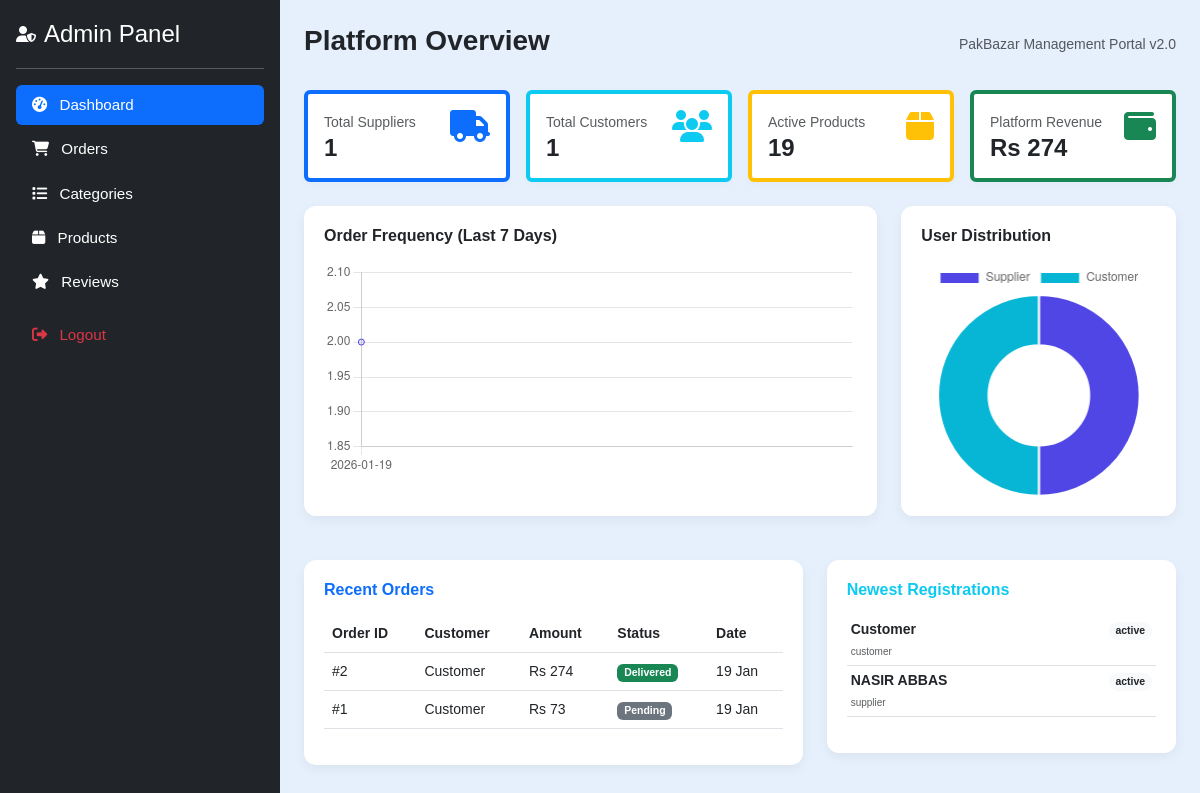
/admin/admin_home.php (signed in), run on the app's committed database.
### tables this page shows
CREATE TABLE `orders` (
  `id` int(11) NOT NULL,
  `customer_id` int(11) NOT NULL,
  `total_amount` decimal(10,2) NOT NULL,
  `order_status` enum('pending','confirmed','shipped','delivered','cancelled') DEFAULT 'pending',
  `payment_method` enum('COD') DEFAULT 'COD',
  `created_at` timestamp NOT NULL DEFAULT current_timestamp()
);

CREATE TABLE `users` (
  `id` int(11) NOT NULL,
  `name` varchar(100) NOT NULL,
  `email` varchar(100) NOT NULL,
  `password` varchar(255) NOT NULL,
  `phone` varchar(20) DEFAULT NULL,
  `address` text DEFAULT NULL,
  `city` varchar(100) DEFAULT NULL,
  `status` enum('active','inactive','banned') DEFAULT 'active',
  `role` enum('supplier','customer') NOT NULL,
  `created_at` timestamp NOT NULL DEFAULT current_timestamp()
);

### admin/admin_home.php (the view, shortened to what this page needs)
<?php
include('config.php');
$stats = [
    'suppliers' => mysqli_fetch_assoc(mysqli_query($conn, "SELECT COUNT(*) as count FROM users WHERE role='supplier'"))['count'],
    'customers' => mysqli_fetch_assoc(mysqli_query($conn, "SELECT COUNT(*) as count FROM users WHERE role='customer'"))['count'],
    'products'  => mysqli_fetch_assoc(mysqli_query($conn, "SELECT COUNT(*) as count FROM products"))['count'],
    'revenue'   => mysqli_fetch_assoc(mysqli_query($conn, "SELECT SUM(total_amount) as total FROM orders WHERE order_status='delivered'"))['total'] ?? 0
];
$orderTrend = mysqli_query($conn, "SELECT DATE(created_at) as date, COUNT(*) as total FROM orders GROUP BY DATE(created_at) ORDER BY date DESC LIMIT 7");
$chart1_labels = []; $chart1_data = [];
while($row = mysqli_fetch_assoc($orderTrend)) {
    $chart1_labels[] = $row['date'];
    $chart1_data[] = $row['total'];
}
$chart1_labels = array_reverse($chart1_labels);
$chart1_data = array_reverse($chart1_data);
$roleDist = mysqli_query($conn, "SELECT role, COUNT(*) as total FROM users GROUP BY role");
$chart2_labels = []; $chart2_data = [];
while($row = mysqli_fetch_assoc($roleDist)) {
    $chart2_labels[] = ucfirst($row['role']);
    $chart2_data[] = $row['total'];
}
$recentOrders = mysqli_query($conn, "
    SELECT o.*, u.name as customer_name
    FROM orders o
    JOIN users u ON o.customer_id = u.id
    ORDER BY o.created_at DESC LIMIT 10
");
$newUsers = mysqli_query($conn, "SELECT * FROM users ORDER BY created_at DESC LIMIT 10");
?>
<!DOCTYPE html>
<html lang="en">
<head>
    <link href="https://cdn.jsdelivr.net/npm/bootstrap@5.3.0/dist/css/bootstrap.min.css" rel="stylesheet" />
    <link href="https://cdnjs.cloudflare.com/ajax/libs/font-awesome/6.6.0/css/all.min.css" rel="stylesheet">
</head>
<body>
<?php include('admin_sidebar.php'); ?>
<div class="sidebar-offset p-4">
    <div class="d-flex justify-content-between align-items-center mb-4">
        <h3 class="fw-bold text-dark">Platform Overview</h3>
        <div class="text-muted small">PakBazar Management Portal v2.0</div>
    </div>
    <div class="row g-3 mb-4">
        <div class="col-md-3">
            <div class="card stat-card bg-white border-start border-primary border-4 p-3">
                <div class="d-flex justify-content-between">
                    <div><small class="text-muted">Total Suppliers</small><h4 class="fw-bold mb-0"><?= $stats['suppliers'] ?></h4></div>
                    <div class="text-primary"><i class="fas fa-truck fa-2x"></i></div>
                </div>
            </div>
        </div>
        <div class="col-md-3">
            <div class="card stat-card bg-white border-start border-info border-4 p-3">
                <div class="d-flex justify-content-between">
                    <div><small class="text-muted">Total Customers</small><h4 class="fw-bold mb-0"><?= $stats['customers'] ?></h4></div>
                    <div class="text-info"><i class="fas fa-users fa-2x"></i></div>
                </div>
            </div>
        </div>
        <div class="col-md-3">
            <div class="card stat-card bg-white border-start border-warning border-4 p-3">
                <div class="d-flex justify-content-between">
                    <div><small class="text-muted">Active Products</small><h4 class="fw-bold mb-0"><?= $stats['products'] ?></h4></div>
                    <div class="text-warning"><i class="fas fa-box fa-2x"></i></div>
                </div>
            </div>
        </div>
        <div class="col-md-3">
            <div class="card stat-card bg-white border-start border-success border-4 p-3">
                <div class="d-flex justify-content-between">
                    <div><small class="text-muted">Platform Revenue</small><h4 class="fw-bold mb-0">Rs <?= number_format($stats['revenue'], 0) ?></h4></div>
                    <div class="text-success"><i class="fas fa-wallet fa-2x"></i></div>
                </div>
            </div>
        </div>
    </div>
    <div class="row g-4 mb-4">
        <div class="col-lg-8">
            <div class="chart-card">
                <h6 class="fw-bold mb-3">Order Frequency (Last 7 Days)</h6>
                <canvas id="orderTrendChart" height="120"></canvas>
            </div>
        </div>
        <div class="col-lg-4">
            <div class="chart-card">
                <h6 class="fw-bold mb-3">User Distribution</h6>
                <canvas id="userPieChart"></canvas>
            </div>
        </div>
    </div>
    <div class="row">
        <div class="col-lg-7">
            <div class="table-card">
                <h6 class="fw-bold mb-3 text-primary">Recent Orders</h6>
                <div class="table-responsive">
                    <table class="table table-hover small">
                        <thead>
                            <tr>
                                <th>Order ID</th>
                                <th>Customer</th>
                                <th>Amount</th>
                                <th>Status</th>
                                <th>Date</th>
                            </tr>
                        </thead>
                        <tbody>
                            <?php while($order = mysqli_fetch_assoc($recentOrders)): ?>
                            <tr>
                                <td>#<?= $order['id'] ?></td>
                                <td><?= htmlspecialchars($order['customer_name']) ?></td>
                                <td>Rs <?= number_format($order['total_amount']) ?></td>
                                <td>
                                    <span class="badge bg-<?= $order['order_status']=='delivered'?'success':'secondary' ?>">
                                        <?= ucfirst($order['order_status']) ?>
                                    </span>
                                </td>
                                <td><?= date('d M', strtotime($order['created_at'])) ?></td>
                            </tr>
                            <?php endwhile; ?>
                        </tbody>
                    </table>
                </div>
            </div>
        </div>
        <div class="col-lg-5">
            <div class="table-card">
                <h6 class="fw-bold mb-3 text-info">Newest Registrations</h6>
                <div class="table-responsive">
                    <table class="table table-sm small">
                        <tbody>
                            <?php while($user = mysqli_fetch_assoc($newUsers)): ?>
                            <tr>
                                <td>
                                    <strong><?= htmlspecialchars($user['name']) ?></strong><br>
                                    <span class="text-muted" style="font-size: 10px;"><?= $user['role'] ?></span>
                                </td>
                                <td class="text-end">
                                    <span class="badge rounded-pill bg-light text-dark"><?= $user['status'] ?></span>
                                </td>
                            </tr>
                            <?php endwhile; ?>
                        </tbody>
                    </table>
                </div>
            </div>
        </div>
    </div>
</div>
<script>
// Line Chart: Order Trends
new Chart(document.getElementById('orderTrendChart'), {
    type: 'line',
    data: {
        labels: <?= json_encode($chart1_labels) ?>,
        datasets: [{
            label: 'Orders',
            data: <?= json_encode($chart1_data) ?>,
            borderColor: '#4f46e5',
            backgroundColor: 'rgba(79, 70, 229, 0.1)',
            fill: true,
            tension: 0.4
        }]
    },
    options: { plugins: { legend: { display: false } } }
});
// Pie Chart: User Roles
new Chart(document.getElementById('userPieChart'), {
    type: 'doughnut',
    data: {
        labels: <?= json_encode($chart2_labels) ?>,
        datasets: [{
            data: <?= json_encode($chart2_data) ?>,
            backgroundColor: ['#4f46e5', '#06b6d4', '#f59e0b']
        }]
    }
});
</script>
</body>
</html>

### admin/admin_home.php (style rules this page uses)
body { background-color: #f0f2f5; font-family: 'Inter', sans-serif; }
.stat-card { border: none; border-radius: 12px; box-shadow: 0 4px 6px rgba(0,0,0,0.02); }
.chart-card { background: #fff; border-radius: 12px; padding: 20px; box-shadow: 0 4px 12px rgba(0,0,0,0.05); height: 100%; }
.table-card { background: #fff; border-radius: 12px; padding: 20px; margin-top: 20px; box-shadow: 0 4px 12px rgba(0,0,0,0.05); }

### admin/admin_sidebar.php (style rules this page uses)
body { font-family: Arial, sans-serif; background-color: #e6effc; margin-left: 280px; }

### data on the page
orders: id "2", customer.name "Customer", total_amount "274", order_status "Delivered", created_at "19 Jan"
orders: id "1", customer.name "Customer", total_amount "73", order_status "Pending", created_at "19 Jan"
users: name "Customer", role "customer", status "active"
users: name "NASIR ABBAS", role "supplier", status "active"

### other printed values
$stats['suppliers'] "1"
$stats['customers'] "1"
$stats['products'] "19"
$stats['revenue'] "274"
chart data {{ json_encode($chart1_labels) }} ["2026-01-19"]
chart data {{ json_encode($chart1_data) }} ["2"]
chart data {{ json_encode($chart2_labels) }} ["Supplier","Customer"]
chart data {{ json_encode($chart2_data) }} ["1","1"]
